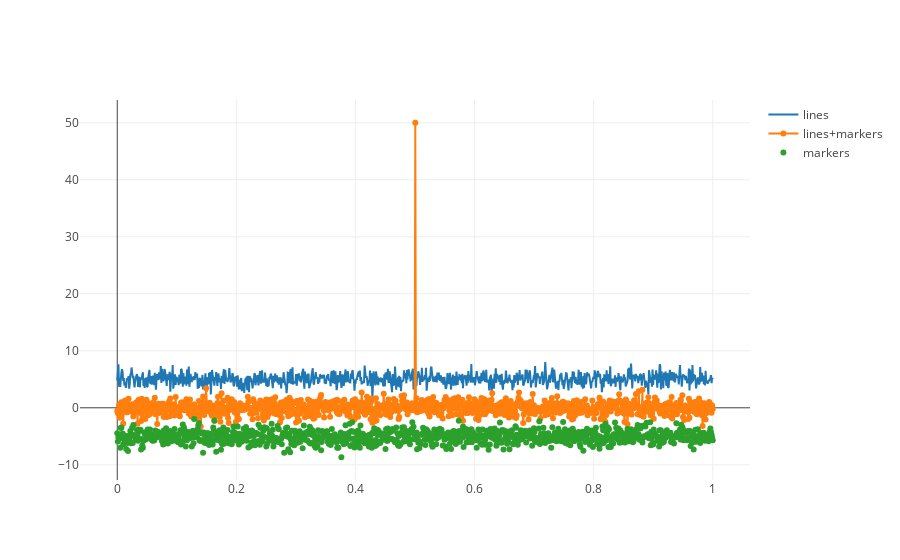

Notebook code cell kept with this figure:
### Code cell
"""
* 畫多條線於同一張圖，指定不同顏色
* 測試只有幾點特別突出，是否顯示的出來
"""
from plotly import __version__
from plotly.offline import download_plotlyjs, init_notebook_mode, plot, iplot

import plotly.graph_objs as go

# Create random data with numpy
import numpy as np

print(__version__) # requires version >= 1.9.0
init_notebook_mode(connected=True)


N = 1000
random_x = np.linspace(0, 1, N)
random_y0 = np.random.randn(N)+5
random_y1 = np.random.randn(N)
random_y2 = np.random.randn(N)-5

#print(random_y0)
random_y1[500]=50

# Create traces
trace0 = go.Scatter(
    x = random_x,
    y = random_y0,
    mode = 'lines',
    name = 'lines'
)
trace1 = go.Scatter(
    x = random_x,
    y = random_y1,
    mode = 'lines+markers',
    name = 'lines+markers'
)
trace2 = go.Scatter(
    x = random_x,
    y = random_y2,
    mode = 'markers',
    name = 'markers'
)
data = [trace0, trace1, trace2]
iplot(data, filename='line-mode')

### Figure 1 — Plotly figure (JSON) as saved in the notebook; plotly's stock layout.template omitted (floating-point values rounded to 4 significant figures; data arrays with more than 128 entries replaced by an {"elided": "..."} marker saying what was removed)
{"data": [{"mode": "lines", "name": "lines", "type": "scatter", "x": {"elided": "1000 float values"}, "y": {"elided": "1000 float values"}}, {"mode": "lines+markers", "name": "lines+markers", "type": "scatter", "x": {"elided": "1000 float values"}, "y": {"elided": "1000 float values"}}, {"mode": "markers", "name": "markers", "type": "scatter", "x": {"elided": "1000 float values"}, "y": {"elided": "1000 float values"}}], "layout": {}}
